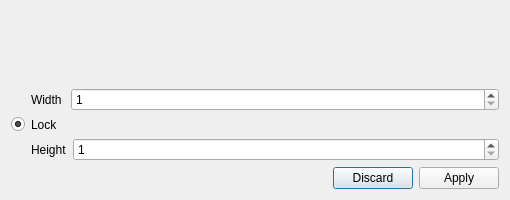
<?xml version="1.0" encoding="UTF-8"?>
<ui version="4.0">
 <class>ImageSizeDialog</class>
 <widget class="QDialog" name="ImageSizeDialog">
  <property name="windowModality">
   <enum>Qt::ApplicationModal</enum>
  </property>
  <property name="geometry">
   <rect>
    <x>0</x>
    <y>0</y>
    <width>510</width>
    <height>200</height>
   </rect>
  </property>
  <property name="sizePolicy">
   <sizepolicy hsizetype="Fixed" vsizetype="Fixed">
    <horstretch>0</horstretch>
    <verstretch>0</verstretch>
   </sizepolicy>
  </property>
  <property name="minimumSize">
   <size>
    <width>510</width>
    <height>200</height>
   </size>
  </property>
  <property name="maximumSize">
   <size>
    <width>510</width>
    <height>200</height>
   </size>
  </property>
  <property name="windowTitle">
   <string>Image Size</string>
  </property>
  <layout class="QFormLayout" name="formLayout">
   <item row="0" column="1">
    <widget class="QLabel" name="originalSizeLabel">
     <property name="text">
      <string/>
     </property>
    </widget>
   </item>
   <item row="2" column="1">
    <layout class="QHBoxLayout" name="horizontalLayout">
     <item>
      <widget class="QLabel" name="label">
       <property name="sizePolicy">
        <sizepolicy hsizetype="Preferred" vsizetype="Preferred">
         <horstretch>0</horstretch>
         <verstretch>0</verstretch>
        </sizepolicy>
       </property>
       <property name="text">
        <string>Width </string>
       </property>
      </widget>
     </item>
     <item>
      <widget class="QSpinBox" name="widthSpinBox">
       <property name="sizePolicy">
        <sizepolicy hsizetype="MinimumExpanding" vsizetype="Fixed">
         <horstretch>0</horstretch>
         <verstretch>0</verstretch>
        </sizepolicy>
       </property>
       <property name="minimum">
        <number>1</number>
       </property>
       <property name="maximum">
        <number>16777215</number>
       </property>
      </widget>
     </item>
    </layout>
   </item>
   <item row="3" column="0">
    <widget class="QRadioButton" name="lockAspect">
     <property name="text">
      <string/>
     </property>
     <property name="iconSize">
      <size>
       <width>20</width>
       <height>20</height>
      </size>
     </property>
     <property name="checked">
      <bool>true</bool>
     </property>
    </widget>
   </item>
   <item row="4" column="1">
    <layout class="QHBoxLayout" name="horizontalLayout_2">
     <item>
      <widget class="QLabel" name="label_2">
       <property name="text">
        <string>Height</string>
       </property>
      </widget>
     </item>
     <item>
      <widget class="QSpinBox" name="heightSpinBox">
       <property name="sizePolicy">
        <sizepolicy hsizetype="MinimumExpanding" vsizetype="Fixed">
         <horstretch>0</horstretch>
         <verstretch>0</verstretch>
        </sizepolicy>
       </property>
       <property name="minimum">
        <number>1</number>
       </property>
       <property name="maximum">
        <number>16777215</number>
       </property>
      </widget>
     </item>
    </layout>
   </item>
   <item row="5" column="1">
    <widget class="QDialogButtonBox" name="buttonBox">
     <property name="orientation">
      <enum>Qt::Horizontal</enum>
     </property>
     <property name="standardButtons">
      <set>QDialogButtonBox::Apply|QDialogButtonBox::Discard</set>
     </property>
     <property name="centerButtons">
      <bool>false</bool>
     </property>
    </widget>
   </item>
   <item row="1" column="1">
    <spacer name="verticalSpacer">
     <property name="orientation">
      <enum>Qt::Vertical</enum>
     </property>
     <property name="sizeHint" stdset="0">
      <size>
       <width>20</width>
       <height>40</height>
      </size>
     </property>
    </spacer>
   </item>
   <item row="3" column="1">
    <widget class="QLabel" name="label_3">
     <property name="text">
      <string>Lock</string>
     </property>
    </widget>
   </item>
  </layout>
 </widget>
 <resources/>
 <connections>
  <connection>
   <sender>buttonBox</sender>
   <signal>accepted()</signal>
   <receiver>ImageSizeDialog</receiver>
   <slot>accept()</slot>
   <hints>
    <hint type="sourcelabel">
     <x>248</x>
     <y>254</y>
    </hint>
    <hint type="destinationlabel">
     <x>157</x>
     <y>274</y>
    </hint>
   </hints>
  </connection>
  <connection>
   <sender>buttonBox</sender>
   <signal>rejected()</signal>
   <receiver>ImageSizeDialog</receiver>
   <slot>reject()</slot>
   <hints>
    <hint type="sourcelabel">
     <x>316</x>
     <y>260</y>
    </hint>
    <hint type="destinationlabel">
     <x>286</x>
     <y>274</y>
    </hint>
   </hints>
  </connection>
 </connections>
</ui>
